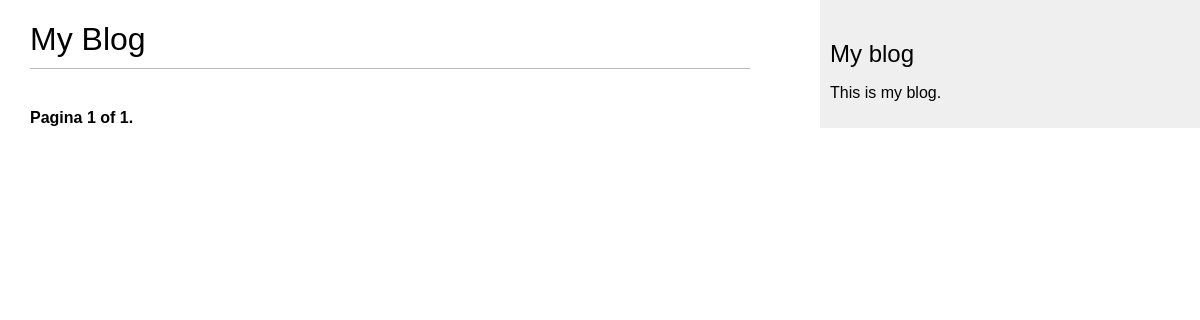
The page /blog_app/ on the database as committed earlier.
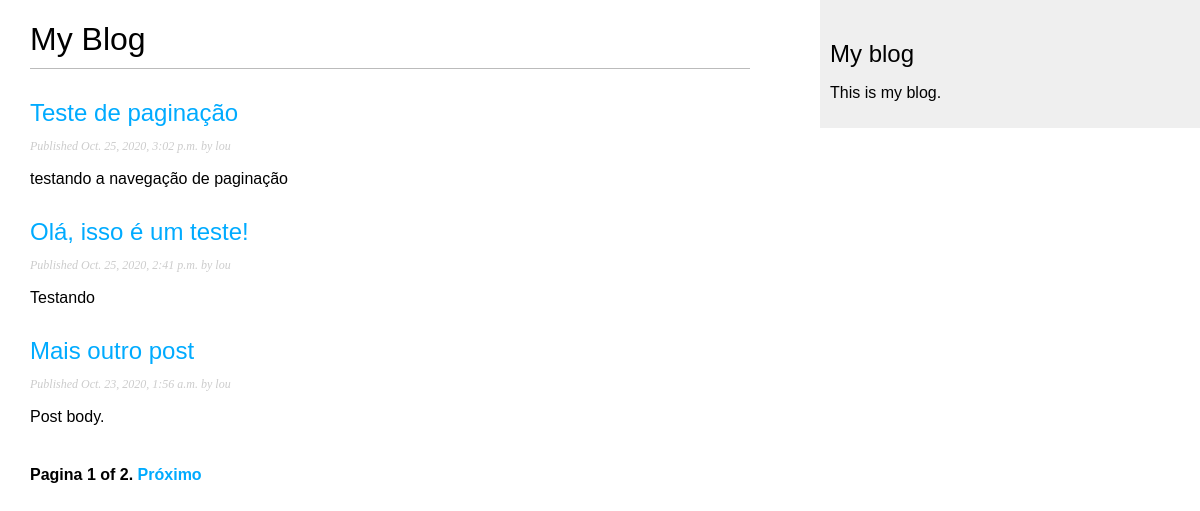
The same page on the database as committed later.
### blog_app/models.py (models this page shows, shortened)
class Post(models.Model):
    ESCOLHA_STATUS = (
        ('rascunho', 'Rascunho'),
        ('publicado', 'Publicado'),
    )
    titulo = models.CharField(max_length=250) # ESSE CAMPO É PARA O TÍTULO DO POST
    slug = models.SlugField(max_length=250,   # ESSE CAMPO É PARA SER USADO NAS URLS.
                            unique_for_date='publicar') # SLUG É UM RÓTULO QUE CONTEM APENAS LETRAS, NÚMEROS ETC...
    autor = models.ForeignKey(User, # ESSE CAMPO DENIFE  RELAÇÃO many-to-one.
                            on_delete=models.CASCADE, # OU SEJA: CADA POST É ESCRITO POR APENAS UM USUÁRIO
                            related_name='blog_posts') # E UM USUÁRIO PODE ESCREVER QUALQUER NUMERO DE POSTS.
    body = models.TextField() # ESSE É  O CORPO DO POST. É UM CAMPO DE TEXT QUE É ENVIADO PARA A BASE DE DADOS SQL
    publicar = models.DateTimeField(default=timezone.now) # DateTimeField INDICA QUANDO FOI O POST
    criado = models.DateTimeField(auto_now_add=True) # INDICA QUANDO O POST FOI CRIADO
    atualizado = models.DateTimeField(auto_now=True) # INDICA A ULTIMA VEZ QUE O POST FOI ATUALIZADO
    status = models.CharField(max_length=10, # MOSTRA O STATUS DO POST
                                choices=ESCOLHA_STATUS,
                                default='rascunho')
    objetos = models.Manager() # MANAGER PADRÃO
    publicado = AdminPub() # MANAGER PERSONALIZADO
    class Meta: # ESSA CLASSE CONTÉM METADATA. DJANGO ORDENA OS RESULTADOS
        ordering = ('-publicar',) # PELO CAMPO DE PUBLICAÇÃO EM ORDEM DECRESCENTE
    def get_absolute_url(self):
        return reverse('blog_app:detalhe_post',
                        args=[self.publicar.year,
                              self.publicar.month,
                              self.publicar.day, self.slug])

### blog_app/views.py (the view)
# urls.py: path('',views.PostListView.as_view(),name='lista_post'),
class PostListView(ListView):
    queryset = Post.publicado.all() #
    context_object_name = 'posts'
    paginate_by = 3
    template_name = 'blog_app/post/lista.html'

### blog_app/templates/blog_app/post/lista.html (shortened to what this page needs)
{% extends "blog_app/base.html" %}
{% block content %}
  <h1>My Blog</h1>
  {% for post in posts %}
    <h2>
      <a href="{{ post.get_absolute_url }}">
      {{ post.titulo }}
      </a>
    </h2>
    <p class="date">
      Published {{ post.publicar }} by {{ post.autor }}
    </p>
    {{ post.body|truncatewords:30|linebreaks }}
  {% endfor %}
  {% include "pagination.html" with page=page_obj %} <!LIST VIEW DE DJANGO PASSA A PAGINA SELECIONADA EM UMA VARIAVEL CHAMAD page_obj-->
{% endblock %}

### blog_app/templates/blog_app/base.html (shortened to what this page needs)
<!DOCTYPE html>
{% load static %}
<html lang="pt" dir="ltr">
  <head>
    <link href="{% static 'blog_app/css/blog.css' %}" rel="stylesheet" >
  </head>
  <body>
    <div id="content">
      {% block content %}
      {% endblock %}
    </div>
    <div id="sidebar">
      <h2>My blog</h2>
      <p>This is my blog.</p>
    </div>
  </body>
</html>

### blog_app/templates/pagination.html (shortened to what this page needs)
<div class="pagination">
  <span class="step-links">
    <span class="current">
      Pagina {{ page.number }} of {{ page.paginator.num_pages }}.</span>
    {% if page.has_next %}
      <a href="?page={{ page.next_page_number }}">Próximo</a>
    {% endif %}
  </span>
</div>

### blog_app/static/blog_app/css/blog.css (style rules this page uses)
body { margin:0; padding:0; font-family:helvetica, sans-serif; }
a { color:#00abff; text-decoration:none; }
h1 { font-weight:normal; border-bottom:1px solid #bbb; padding:0 0 10px 0; }
h2 { font-weight:normal; margin:30px 0 0; }
#content { float:left; width:60%; padding:0 0 0 30px; }
#sidebar { float:right; width:30%; padding:10px; background:#efefef; height:100%; }
p.date { color:#ccc; font-family: georgia, serif; font-size: 12px; font-style: italic; }
.pagination { margin:40px 0; font-weight:bold; }

Rows that differ between the two databases and show on the page:
added Post: titulo "Teste de paginação", publicar "Oct. 25, 2020, 3:02 p.m.", autor "lou", body "testando a navegação de paginação"
added Post: titulo "Olá, isso é um teste!", publicar "Oct. 25, 2020, 2:41 p.m.", autor "lou", body "Testando"
now on this page (row edited): Post: titulo "Mais outro post", publicar "Oct. 23, 2020, 1:56 a.m.", autor "lou", body "Post body."
Other text that changed with them:
{{ page.paginator.num_pages }}: "1" → "2"
text now shown: "Próximo"
